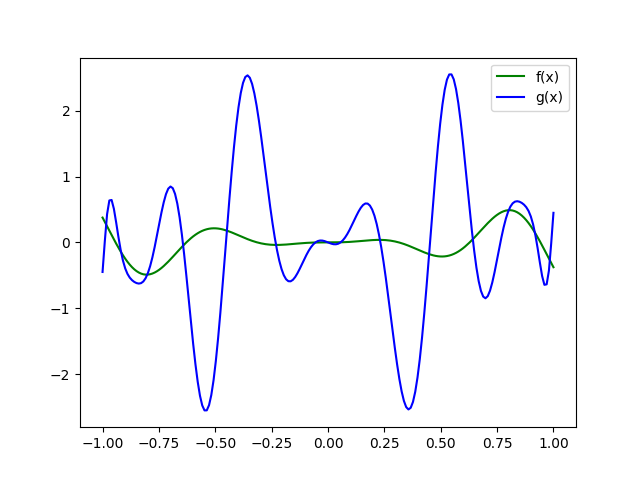

Generate this figure with Python:
import matplotlib.pyplot as plt
import numpy as np
from sympy import symbols, simplify
from math import *
from NodesAndWeights import *

"""
Método de interpolação para ser usado nas raízes do polinômio de Chebyshev:
"""
def diff_div(X, Y):
    # Esta cópia de Y irá mudar a cada iteração:
    Y_table = [yi for yi in Y]  

    # Sabemos que o primeiro coeficiente, a0, é sempre igual a y0, assim temos:
    coeffs = [Y[0]] + [0 for yi in Y[1:]]   
    
    n = len(coeffs)
    
    # Para cada coluna (lembrando que a 1º coluna já é dada):
    for i in range(n-1):

        # Para cada elemento da coluna (lembrando que a0 já foi calculcado):
        for j in range(n - i - 1):
            num = Y_table[j+1] - Y_table[j]
            denom = X[j+1+i] - X[j]
            Y_table[j] = num/denom

        # Como Y_table a cada "for" se torna outra coluna da tabela, lembre-se...
        # ... que sempre o primeiro elemento de uma coluna k equivale ao coeficiente ak:
        coeffs[i+1] = Y_table[0]

    return coeffs

def build_poly(X, coeffs):
    def func(x):
        sum = 0
        for i, ci in enumerate(coeffs):
            prod = ci
            # Se i = 0 o loop não itera:
            for j in range(i):
                prod *= (x - X[j])
            sum += prod
        return sum
    return func

"""
Métodos de integração e de aproximação de funções para serem utilizados em conjunco com polinômios 
de Chebyshev:
"""

def trapeze_sum(f, a, b, n):
    sum = f(a)/2 + f(b)/2
    base = (b-a)/n
    # Lembre-se que x0 = a e xn = b, por isso no seguinte loop k varia de 1 até n-1:
    for k in range(1, n):
        sum += f(a + k*base)
    area = base*sum
    return area

def simpson(f, a, b, num_subintervals):

    # Obs.: num_intervals(n) é o número de subintervalos, n/2 é o número de parábolas e n+1 é o número de pontos na partição.
    h = (b-a)/num_subintervals
    sum = f(a) + f(b)

    # k varia até 2n
    for k in range(2, num_subintervals, 2):
        sum += 2*f(a + k*h)

    # k varia até 2n-1 (quando k = 2n+1 o loop para)
    for k in range(1, num_subintervals, 2):
        sum += 4*f(a + k*h)

    sum = (h/3)*sum        
    return sum

def richardson(f, a, b, n, k):
    table = []
    # Obs.: dada essa função de erro inicial tem-se que Fk(h) diminui o erro para O(h^(2*k))
    k = int(k/2)

    for i in range(k):
        item = trapeze_sum(f, a, b, (2**i)*n)
        table.append(item)

    for i in range(k):
        for j in range(k-i-1):
            new_item = ((4**(i+1))*table[j+1] - table[j])/(4**(i+1) - 1)
            table[j] = new_item

    return table[0]

def quadrature(f, a, b, cord_quadrature, coeffs_quadrature):

    g = changeToQuadratureInterval(f, a, b)
    sum = 0
    for xi, ci in zip(cord_quadrature, coeffs_quadrature):
        sum += ci*g(xi)
    return sum

def changeToQuadratureInterval(f, a, b):
    """
    Muda uma função do intervalo [a, b] para o intervalo [-1, 1].
    Obs.: Note que nesta transformação a função também é multiplicada, isto pois ao se realizar a substituição de x pela nova variável t no
    intervalo [a, b] deve-se fazer a substituição dx = (dt/dx)dt.
    """
    def g(u):
        return f((b+a)/2 + (b-a) * (u/2)) * (b-a)/2
    return g

def aprox_coeffs(func_list, f, a, b, cord_quadrature, coeffs_quadrature):
    A = []
    B = []
    # Obs.: note que a matriz A é simétrica portanto não precisamos calcular n² integrais
    for i, fi in enumerate(func_list):
        row = []
        b_i = quadrature(lambda x: f(x)*fi(x), a, b, cord_quadrature, coeffs_quadrature)
        for j, fj in enumerate(func_list):
            """
            Note que:
            (1) a_ij = ∫ fj(x)*fi(x) dx;
            (2) visto que a matriz A é simétrica e a parte acima da diagonal é calculada primeiro,
            não é necessário calcular os elementos em que i > j.
            """
            if(i <= j):
                a_ij = quadrature(lambda x: fi(x)*fj(x), a, b, cord_quadrature, coeffs_quadrature)
                row.append(a_ij)
            else:
                row.append(A[j][i])
                
        B.append(b_i)
        A.append(row)
    return np.linalg.solve(A, B)

def aprox_coeffs_ort(func_list, f, a, b, cord_quadrature, coeffs_quadrature):
    # w = lambda x: (1/sqrt(1-x**2))
    w = lambda x: 1
    coeffs = []
    for fi in func_list:
        ck = quadrature(lambda x: w(x)*f(x)*fi(x), a, b, cord_quadrature, coeffs_quadrature)/quadrature(lambda x: w(x)*fi(x)*fi(x), a, b, cord_quadrature, coeffs_quadrature)
        coeffs.append(ck)
    return coeffs

def build_aprox_func(func_list, coeffs):
    def g(x):
        return sum(ck*fk(x) for ck, fk in zip(coeffs, func_list))
    return g

"""
Dentre todos os polinômios de grau n que interpolam y = f(x) numa lista de n+1 pontos no intervalo [-1, 1],
aquele que interpola nas raízes do polinômio T_n+1(x) é o polinômio que melhor se aproxima da função y = f(x),
ou seja, esse polinômio minimiza a seguinte função erro:

    erro(P) = max|f(x)-P(x)| para -1 <= x <= 1, sendo P um polinômio

"""

def changeToChebyInterval(f, a, b):
    def F(u):
        return f(((b-a)/2) * u + (a+b)/2)
    return F

def changeFromChebyInterval(g, a, b):
    def G(u):
        return g((2/(b-a)) * u - (a+b)/(a-b))
    return G

def getChebyPoly(n):
    """
    Retorna o e-nésimo polinômio de chebyshev como um objeto de expressão
    da biblioteca sympy (o que é diferente e melhor que um função recursiva
    com complexidade O(2^n)).
    """
    x = symbols('x')
    t_n = 1
    T = [1, x]
    for _ in range(1, n):
        t_n = 2*T[1]*x - T[0]
        T = [T[1], t_n]
    return t_n

def getChebyPolyList(n):
    """
    Retorna a lista do n (note que começa do 0-ésimo e vai até o (n-1)-ésimo) primeiros polinômios de chebyshev como objetos de expressão
    da biblioteca sympy (o que é diferente e melhor que um função recursiva com complexidade O(2^n)).
    """
    x = symbols('x')
    t_n = 1
    T = [1, x]
    T_func_list = [lambda x: 1, lambda x: x] 
    for i in range(2, n):
        t_n = 2*T[i-1]*x - T[i-2]
        t_n = simplify(t_n)
        T.append(t_n)
        T_func_list.append(symbolToFunc(t_n))
    return T_func_list

def chebyRoots(n):
    """
    Retorna as n raízes do e-nésimo polinômio de chebyshev.
    """
    roots = []
    for k in range(1, n+1):
        x_k = cos((2*k-1)*pi/(2*n))
        roots.append(x_k)
    return roots

def stringToFunc(string):
    def f(x):
        return eval(string)
    return f

def symbolToFunc(expr):
    return stringToFunc(str(expr))

if __name__ == '__main__':

    # Exemplo 01:

    def f(x):
        return log(1 + x**2, e)*sin(10*x)

    a = -1
    b = 1
    exact_for_degree_less_than = 26
    last_poly_num = 21

    order = str(int(exact_for_degree_less_than/2))    
    lists_names = ['raiz'+order, 'peso'+order]
    cord_quadrature = locals()[lists_names[0]]
    coeffs_quadrature= locals()[lists_names[1]]
    print(cord_quadrature, coeffs_quadrature)

    f_cheby = changeToChebyInterval(f, a, b)
    # f_cheby = f
    cheby_polynomials = getChebyPolyList(last_poly_num+1)
    
    coeffs = aprox_coeffs_ort(cheby_polynomials, f_cheby, a, b, cord_quadrature, coeffs_quadrature)
    p = build_aprox_func(cheby_polynomials, coeffs)
    g = changeFromChebyInterval(p, a, b)
    g = p

    """
    Printando as respostas:
    """
    for ci in coeffs:
        print(f"{ci},")

    values = [-0.467, -0.112, 0.471]
    for i, x_i in enumerate(values):
        print(f"g(x_{i}) = {g(x_i)},")

    n = 4096
    erro = trapeze_sum(lambda x: (f(x)-g(x))**2, a, b, n)
    print(erro)

    """
    Plotando Gráfico:
    """

    t = np.linspace(a, b, 200)
    ft = [f(ti) for ti in t]
    gt = [g(ti) for ti in t]

    plt.plot(t, ft, color = "green", label = "f(x)")
    plt.plot(t, gt, color = "blue", label = "g(x)")
    plt.legend()
    plt.savefig("cheby04.png")
    plt.close()